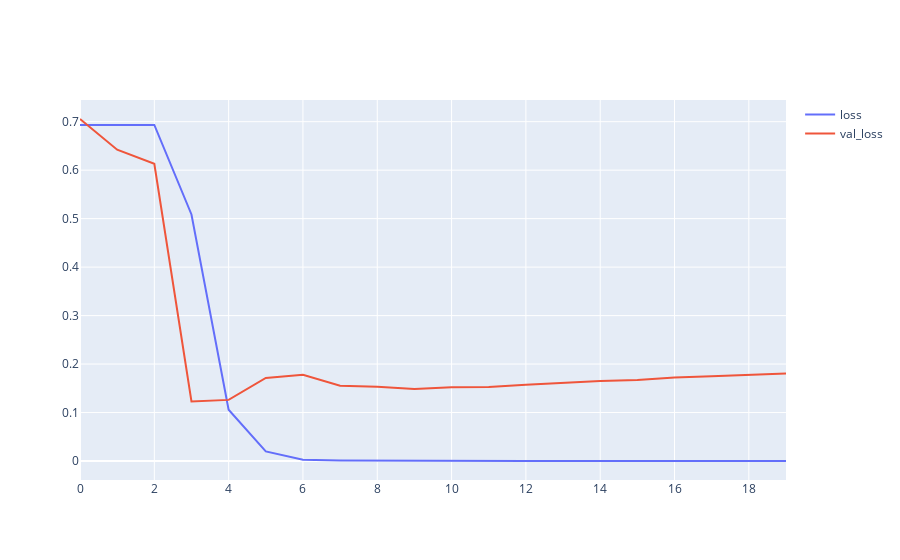

The code cell stored with this chart in its notebook:
### Code cell
fig = go.Figure()
fig.add_trace(go.Scatter(y=GRU_history["loss"],
                    mode='lines',
                    name='loss'))
fig.add_trace(go.Scatter(y=GRU_history["val_loss"],
                    mode='lines',
                    name='val_loss'))
fig.show()

### Figure 1 — Plotly figure (JSON) as saved in the notebook; plotly's stock layout.template omitted (floating-point values rounded to 4 significant figures)
{"data": [{"mode": "lines", "name": "loss", "type": "scatter", "y": [0.6933, 0.6932, 0.6933, 0.5086, 0.1059, 0.01994, 0.002473, 0.001016, 0.0006147, 0.0003367, 0.000412, 0.0002303, 0.0002817, 0.0002114, 0.0001299, 0.0001193, 0.0001398, 9.265e-05, 9.155e-05, 6.579e-05]}, {"mode": "lines", "name": "val_loss", "type": "scatter", "y": [0.7055, 0.6422, 0.6132, 0.123, 0.1261, 0.1714, 0.178, 0.1554, 0.1531, 0.1488, 0.1521, 0.153, 0.1571, 0.1616, 0.1652, 0.1671, 0.1724, 0.175, 0.1779, 0.1807]}], "layout": {}}
